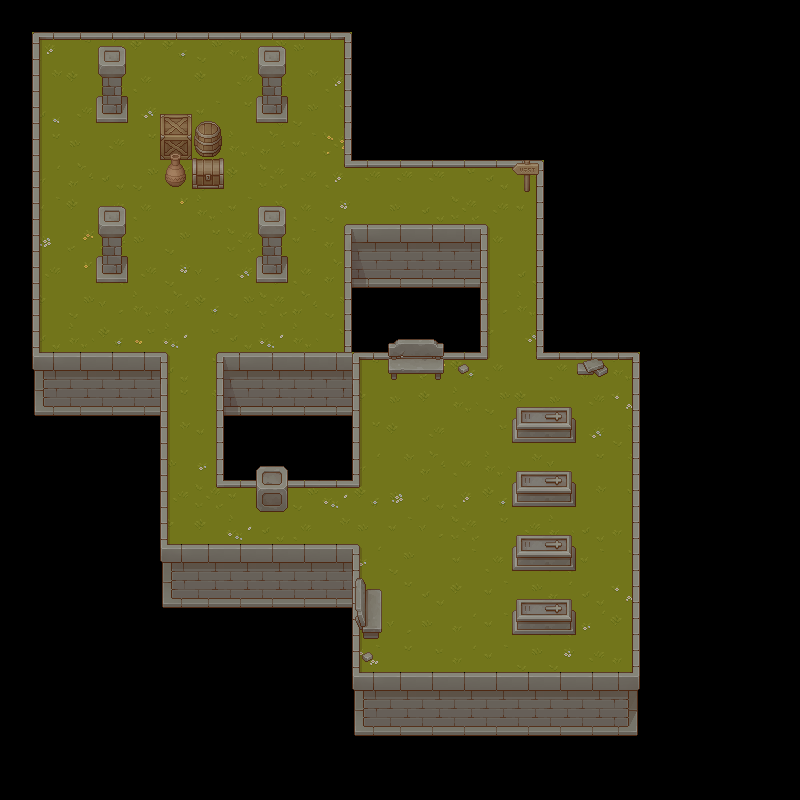

A 2D game scene composited from a Tiled map and its tileset images. What follows is a short description and the map's XML, with each tile layer's data collapsed to a summary:
An orthogonal 25x25 tile map with 32x32 px tiles, 5 tile layers (Ground, Borders, Props 0, Props 1, ...), 4 tilesets and 15 objects (player).

<map version="1.8" tiledversion="1.8.4" orientation="orthogonal" renderorder="right-down" width="25" height="25" tilewidth="32" tileheight="32" infinite="0" nextlayerid="7" nextobjectid="17">
 <tileset firstgid="1" name="TX Tileset Grass" tilewidth="32" tileheight="32" tilecount="64" columns="8">
  <image source="assets/TX Tileset Grass.png" width="256" height="256" />
  <tile id="0" probability="5" />
  <tile id="1" probability="4" />
  <tile id="2" probability="4" />
  <tile id="3" probability="4" />
  <tile id="8" probability="4" />
  <tile id="9" probability="4" />
  <tile id="10" probability="4" />
  <tile id="11" probability="4" />
  <tile id="16" probability="4" />
  <tile id="17" probability="4" />
  <tile id="18" probability="4" />
  <tile id="19" probability="4" />
  <tile id="24" probability="4" />
  <tile id="25" probability="4" />
  <tile id="26" probability="4" />
  <tile id="27" probability="4" />
 </tileset>
 <tileset firstgid="65" name="TX Tileset Wall" tilewidth="32" tileheight="32" tilecount="256" columns="16">
  <image source="assets/TX Tileset Wall.png" width="512" height="512" />
 </tileset>
 <tileset firstgid="321" name="TX Props" tilewidth="32" tileheight="32" tilecount="256" columns="16">
  <image source="assets/TX Props.png" width="512" height="512" />
 </tileset>
 <tileset firstgid="577" name="TX Tileset Stone Ground" tilewidth="32" tileheight="32" tilecount="64" columns="8">
  <image source="assets/TX Tileset Stone Ground.png" width="256" height="256" />
 </tileset>
 <objectgroup id="6" name="objects">
  <object id="1" x="0" y="0">
   <polygon points="0,0 0,384 32,384 32,0" />
  </object>
  <object id="3" x="352" y="0">
   <polygon points="0,0 0,160 32,160 32,0" />
  </object>
  <object id="4" x="352" y="128">
   <polygon points="0,0 0,32 224,32 224,0" />
  </object>
  <object id="5" x="544" y="128">
   <polygon points="0,0 0,224 32,224 32,0" />
  </object>
  <object id="6" x="352" y="224">
   <polygon points="0,0 128,0 128,128 0,128" />
  </object>
  <object id="7" x="224" y="352">
   <polygon points="0,0 0,128 128,128 128,0" />
  </object>
  <object id="8" x="0" y="352">
   <polygon points="0,0 160,0 160,32 0,32" />
  </object>
  <object id="9" x="128" y="352">
   <polygon points="0,0 0,224 32,224 32,0" />
  </object>
  <object id="10" x="128" y="544">
   <polygon points="0,0 0,32 224,32 224,0 0,0" />
  </object>
  <object id="11" x="320" y="544">
   <polygon points="0,0 0,160 32,160 32,0" />
  </object>
  <object id="12" x="320" y="672">
   <polygon points="0,0 0,32 352,32 352,0" />
  </object>
  <object id="13" x="640" y="320">
   <polygon points="0,0 0,384 32,384 32,0" />
  </object>
  <object id="14" x="544" y="320">
   <polygon points="0,0 0,32 128,32 128,0 0,0" />
  </object>
  <object id="15" name="player" x="160" y="224" width="32" height="32" />
  <object id="16" x="0" y="0">
   <polygon points="0,0 0,32 384,32 384,0" />
  </object>
 </objectgroup>
 <layer id="1" name="Ground" width="25" height="25">
  <data>[625 cells, 230 non-empty, 30 distinct tile ids]</data>
 </layer>
 <layer id="2" name="Borders" width="25" height="25">
  <data>[625 cells, 138 non-empty, 29 distinct tile ids]</data>
 </layer>
 <layer id="3" name="Props 0" width="25" height="25">
  <data>[625 cells, 20 non-empty, 11 distinct tile ids]</data>
 </layer>
 <layer id="4" name="Props 1" width="25" height="25">
  <data>[625 cells, 11 non-empty, 10 distinct tile ids]</data>
 </layer>
 <layer id="5" name="Props 2" width="25" height="25">
  <data>[625 cells, 18 non-empty, 6 distinct tile ids]</data>
 </layer>
</map>
